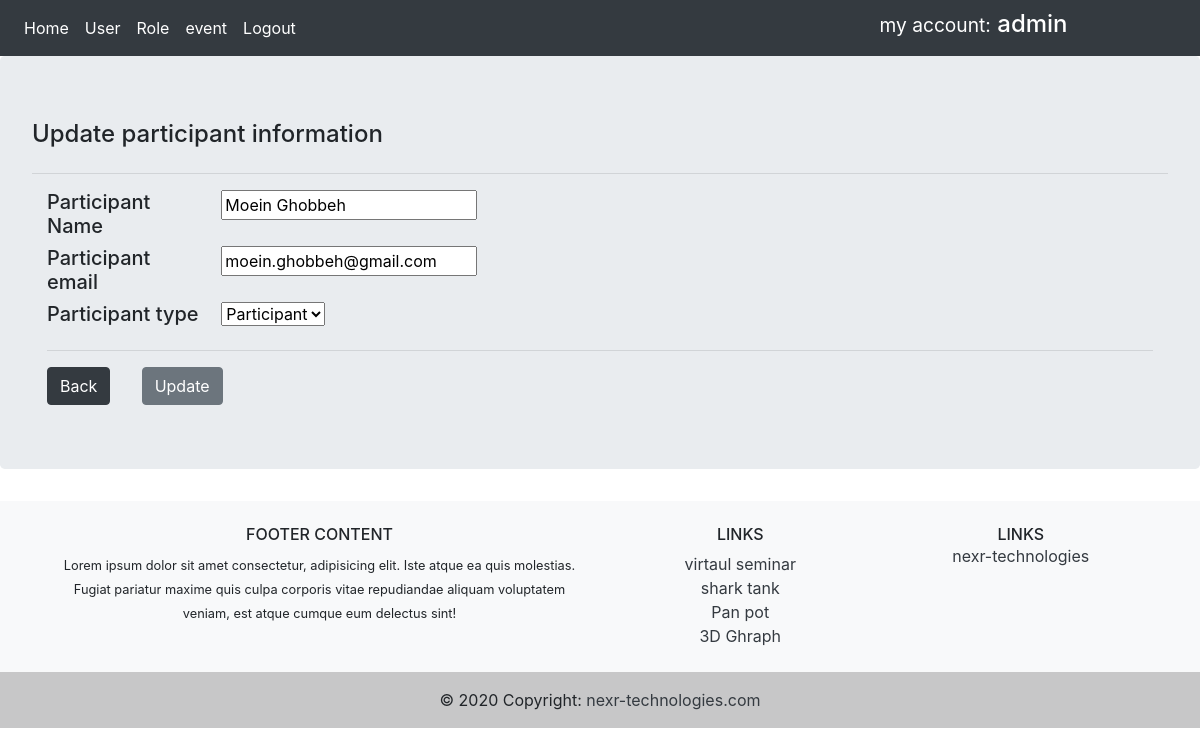
Page /participantDetail/1/1/update (signed in) on the committed database.
### app/models.py (models this page shows, shortened)
class User(db.Model, UserMixin):
    id = db.Column(db.Integer, primary_key=True)
    username = db.Column(db.String(30), unique=True, nullable=False)
    email = db.Column(db.String(60), unique=True, nullable=False)
    password = db.Column(db.String(60), nullable=False)
    events = db.relationship('Event', backref='eventowner', lazy=True)
    roles = db.relationship('Role', backref='roleuser', lazy=True)

class Participant(db.Model):
    id = db.Column(db.Integer, primary_key=True)
    name = db.Column(db.String(25), nullable=True)
    email = db.Column(db.String(50), nullable=False)
    event_id = db.Column(db.Integer, db.ForeignKey('event.id'), nullable=False)
    Participanttypes_id = db.Column(db.Integer, db.ForeignKey(
        'participanttypes.id'), nullable=False)

### app/routes.py (the view)
@app.route('/participantDetail/<int:participant_id>/<int:event_id>/update', methods=['GET', 'POST'])
@login_required
def participant_update(participant_id, event_id):
    form = AddParticipantForm()
    if request.method == 'POST':
        regex = '^[a-z0-9]+[\._]?[a-z0-9]+[@]\w+[.]\w{2,3}$'
        if re.match(regex, str(form.email.data)):
            participant = Participant.query.get_or_404(participant_id)
            participant.name = form.name.data
            participant.email = form.email.data
            participant.Participanttypes_id = form.participant_type.data
            db.session.commit()
            flash('Participant updated', 'info')
            return redirect(url_for('participantDetail', participant_id=participant_id, event_id=participant.event_id))
        else:
            flash('Please enter valid address', 'danger')
            return redirect(url_for('participantDetail', participant_id=participant_id, event_id=event_id))
    else:
        participantform = AddParticipantForm()
        participant = Participant.query.filter_by(id=participant_id, event_id=event_id).first()
        participanttypes = Participanttypes.query.filter_by(id=participant.Participanttypes_id).first()
        participantform.participant_type.choices = [(types.id , types.type) for types  in Participanttypes.query.all() ]
        participantform.participant_type.default = participanttypes.id
        participantform.process()
        participantform.name.data = participant.name
        participantform.email.data = participant.email
        participantform.event_id.data = event_id
        participantform.id.data = participant_id
        return render_template('participant_update.html', form=participantform)

### app/forms.py
class AddParticipantForm(FlaskForm):
    id = StringField('id')
    name = StringField('Participant Name', validators=[DataRequired()])
    email = StringField('Participant E-mail', validators=[
                        DataRequired(), Email()])
    events = SelectField('event')
    event_name = StringField('Event Name')
    event_id = StringField('Event ID')
    participant_type = SelectField('Participant Type')

### app/models.py (called while the page is built)
@login_manager.user_loader
def load_user(user_id):
    return User.query.get(int(user_id))

### app/templates/participant_update.html (shortened to what this page needs)
{% extends 'base.html' %}
{% block content %}
<div class="container">
    <div class="row">
        <div>
            <h4> Update participant information</h4>
        </div>
    </div>
</div>
<hr />
<form action="" method="POST">
    <div class="container">
        <div class="row">
            <div class="col-2">
               <h5> Participant Name </h5>
            </div>
            <div>
                {{ form.name }}
            </div>
        </div>
        <div class="row">
            <div class="col-2">
               <h5> Participant email </h5>
            </div>
            <div>
                {{ form.email}}
            </div>
        </div>
        <div class="row">
            <div class="col-2">
               <h5> Participant type </h5>
            </div>
            <div>
                {{ form.participant_type }}
            </div>
        </div>
        <hr />
        <div class="row">
            <div class="col-1">
                <a href="{{ url_for('participant', event_id=form.event_id.data ) }}" class="btn btn-dark">Back</a>
            </div>
            <div class="col-1">
                <input type="submit" value="Update" class="btn btn-secondary">
            </div>
        </div>
    </div>
</form>
{% endblock %}

### app/templates/include/navbar.html
<nav class="navbar navbar-expand-lg navbar-dark bg-dark">
    <div class="navbar-nav">
        <a class="nav-item nav-link active" href="{{ url_for('home') }}">Home</a>
        {% if current_user.is_authenticated %}
        <a class="nav-item nav-link active" href="{{ url_for('users') }}">User</a>
        <a class="nav-item nav-link active" href="{{ url_for('rolename') }}">Role</a>
        <a class="nav-item nav-link active" href="{{ url_for('event') }}">event</a>
        <a class="nav-item nav-link active" href="{{ url_for('logout') }}">Logout</a>
        {% else %}
        <a class="nav-item nav-link active" href="{{ url_for('login') }}">Login</a>
        {% endif %}
    </div>
    <div class="col-md-8 text-right">
        <h4 class="text-white bg-dark">  <small class="text-white bg-dark"> my account:</small> {{ current_user.username }}</h4>
    </div>
</nav>

### rows in the picture
User: username "admin"
Participant: name "Moein Ghobbeh", email "moein.ghobbeh@gmail.com"
